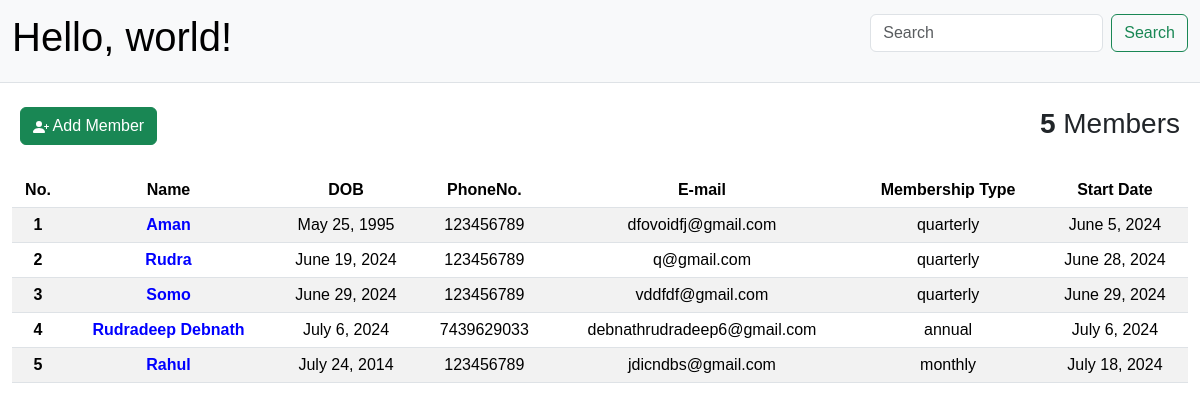
Before: / (signed in) with the older database file.
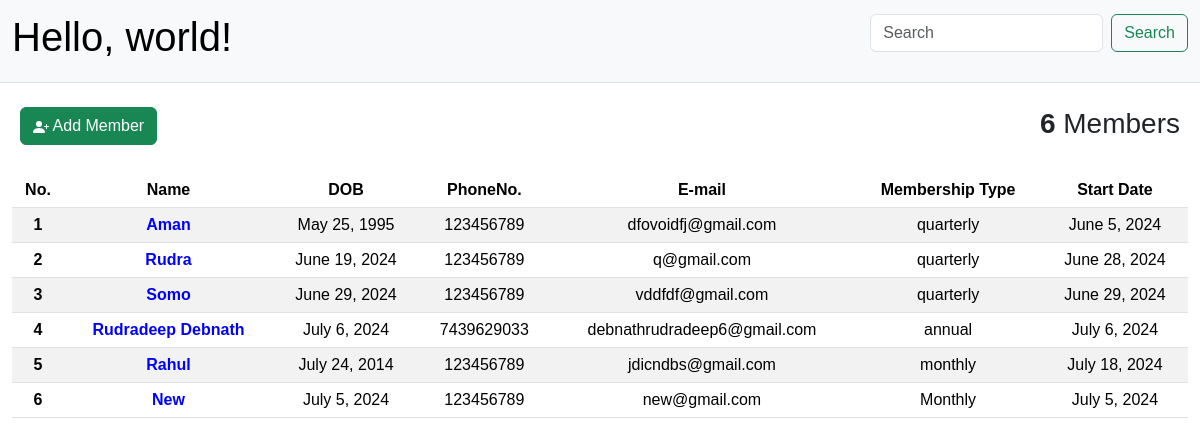
After: the same page with the newer database file.
### home/models.py (models this page shows, shortened)
class Admission(models.Model):
    user = models.ForeignKey(User, on_delete=models.CASCADE, default=get_default_user)
    profile_image=models.ImageField(null=True,blank=True,upload_to="images/")
    full_name = models.CharField(max_length=80)
    dob = models.DateField()
    gender = models.CharField(max_length=10)
    phone = models.CharField(max_length=15)
    email = models.EmailField()
    address = models.CharField(max_length=255)
    emergency_contact_name = models.CharField(max_length=80)
    relationship = models.CharField(max_length=20)
    emergency_contact_phone = models.CharField(max_length=15)
    medical_conditions = models.TextField(blank=True, null=True)
    allergies = models.TextField(blank=True, null=True)
    current_medications = models.TextField(blank=True, null=True)
    previous_injuries = models.TextField(blank=True, null=True)
    fitness_goals = models.TextField(blank=True, null=True)
    fitness_level = models.CharField(max_length=50)
    membership_type = models.CharField(max_length=50)
    start_date = models.DateField()
    payment_method = models.CharField(max_length=50)
    trainer_required = models.CharField(max_length=80, blank=True, null=True)
    trainer_duration = models.CharField(max_length=50, blank=True, null=True)
    trainer_fee = models.CharField(max_length=50,blank=True, null=True)
    pay_now = models.CharField(max_length=50, blank=True, null=True)
    admission_fee = models.CharField(max_length=50,blank=True, null=True)

### home/views.py (the view)
# urls.py: path("", views.index, name="home"),
def index(request):
    all_admissions = Admission.objects.filter(user=request.user)
    context = {
        "admissions": all_admissions
    }
    return render(request, "home.html", context)

### templates/home.html (shortened to what this page needs)
{% extends "base_home_search.html" %}
{% block body %}
    <div class="container-fluid">
        <div class="all_button">
            <div class="d-flex flex-row mb-3">
                <div class="p-2">
                    <a href="{% url 'member' %}" class="btn btn-success" role="button">
                            Add Member
                    </a>
                </div>
                <div class="ms-auto p-2">
                   <h3><strong>{{ admissions|length }}</strong>  Members</h3>
                </div>
            </div>
        </div>
                <div class="table-responsive ">
                    <table class="table table-striped" style="text-align: center;">
                        <thead>
                            <tr>
                                <th scope="col">No.</th>
                                <th scope="col">Name</th>
                                <th scope="col">DOB</th>
                                <th scope="col">PhoneNo.</th>
                                <th scope="col">E-mail</th>
                                <th scope="col">Membership Type</th>
                                <th scope="col">Start Date</th>
                            </tr>
                        </thead>
                        <tbody>
                            {% for admission in admissions %}
                                <tr>
                                    <th scope="row">{{ forloop.counter }}</th>
                                    <td><a href="{% url 'profile' admission.id %}">{{ admission.full_name }}</a></td>
                                    <td>{{ admission.dob }}</td>
                                    <td>{{ admission.phone }}</td>
                                    <td>{{ admission.email }}</td>
                                    <td>{{ admission.membership_type }}</td>
                                    <td>{{ admission.start_date }}</td>
                                </tr>
                            {% endfor %}
                        </tbody>
                    </table>
                </div>
    </div>
    {% endblock body %}

### templates/base_home_search.html (shortened to what this page needs)
<html lang="en">
<head>
    <link
      href="https://cdn.jsdelivr.net/npm/bootstrap@5.3.3/dist/css/bootstrap.min.css"
      rel="stylesheet"
      />
    </head>
    {% load static %}
    <link rel="stylesheet" href="{% static 'css/home_search.css' %}">
    <body>
<div class="search_box pb-3">
    <nav class="navbar sticky-top border-bottom bg-body-tertiary">
        <div class="container-fluid">
            <a class="navbar-brand"><h1>Hello, world!</h1></a>
            <form method="GET" action="/search" class="d-flex" role="search">
                <input
                  class="form-control me-2"
                  type="search"
                  placeholder="Search"
                  aria-label="Search"
                  name="search"
                  id="search"
                  required
                />
                <button class="btn btn-outline-success" type="submit">
                  Search
                </button>
            </form>
        </div>
    </nav>
</div>
{% block body %}{% endblock body %}
</body>
</html>

### static/css/home_search.css (style rules this page uses)
body { font-family: 'Arial', sans-serif; }
a { text-decoration: none; color: blue; font-weight: bold; }

Changed rows visible on the page:
added Admission: full_name "New", dob "July 5, 2024", phone "123456789", email "new@gmail.com", membership_type "Monthly", start_date "July 5, 2024"
Other visible differences:
{{ admissions|length }}: "5" → "6"
